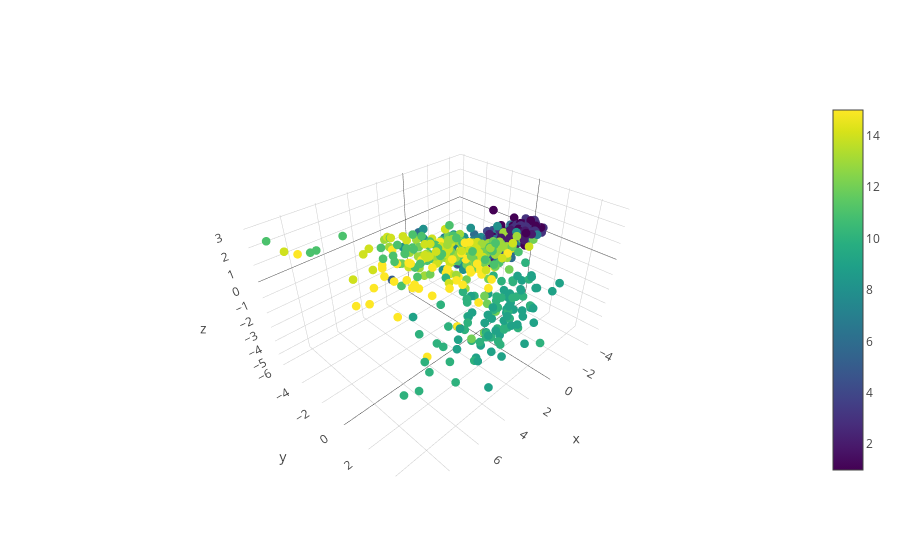

Here is the notebook cell this chart was saved with:
### Code cell
# Plot with plotly to get interactive 3D representation
iplot([go.Scatter3d(
    x = players_pca.new_data[:,0],
    y = players_pca.new_data[:,1],
    z = players_pca.new_data[:,2],
    mode = 'markers',
     marker=dict(
         color = player_stats.loc[:,"number"].values,
         colorscale='Viridis',
         showscale = True,
        size=3)
)])

### Figure 1 — Plotly figure (JSON) as saved in the notebook; plotly's stock layout.template omitted (floating-point values rounded to 4 significant figures; data arrays with more than 128 entries replaced by an {"elided": "..."} marker saying what was removed)
{"data": [{"marker": {"color": {"elided": "770 int values"}, "colorscale": "Viridis", "showscale": true, "size": 3}, "mode": "markers", "type": "scatter3d", "x": {"elided": "770 float values"}, "y": {"elided": "770 float values"}, "z": {"elided": "770 float values"}}], "layout": {}}
